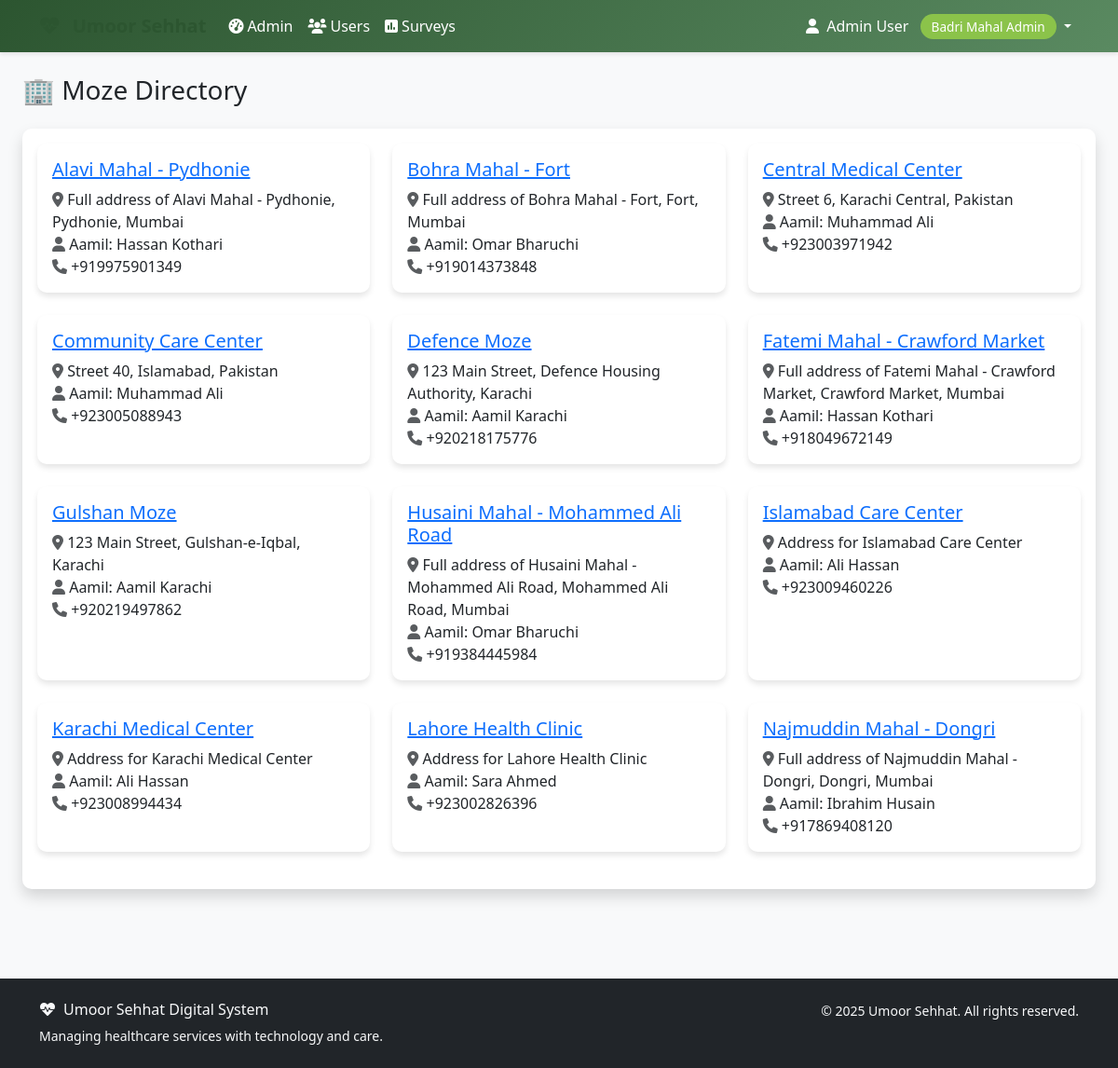
The app's page /moze/list/ (signed in), older data.
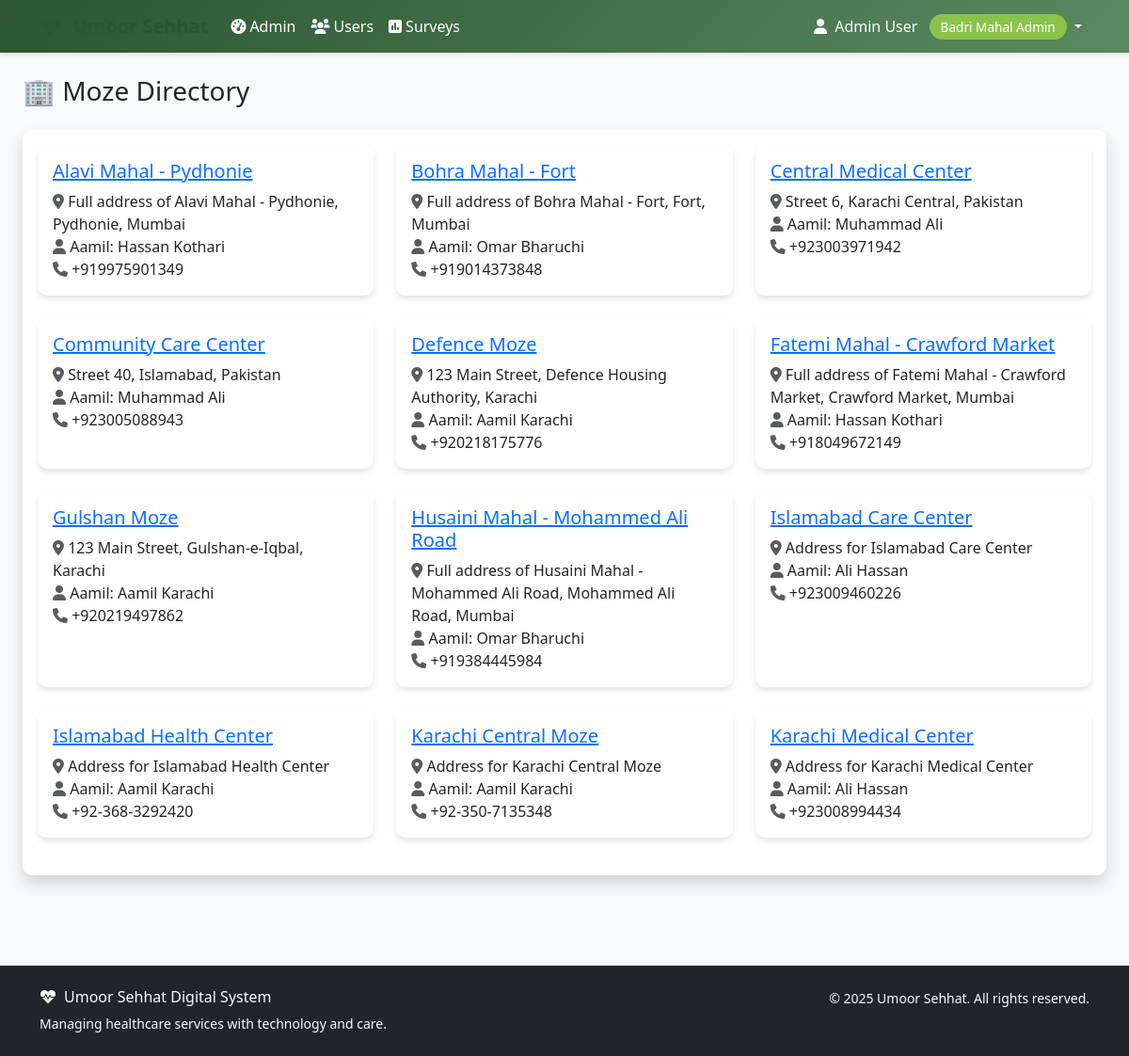
The same page, newer data.
### moze/models.py (models this page shows, shortened)
class Moze(models.Model):
    name = models.CharField(max_length=100, unique=True)
    location = models.CharField(max_length=200)
    address = models.TextField(blank=True, null=True)
    aamil = models.ForeignKey(
        settings.AUTH_USER_MODEL,
        on_delete=models.CASCADE,
        related_name='managed_mozes',
        limit_choices_to={'role': 'aamil'}
    )
    team_members = models.ManyToManyField(
        settings.AUTH_USER_MODEL,
        related_name='moze_teams',
        blank=True,
        help_text='Team members assigned to this Moze'
    )
    moze_coordinator = models.ForeignKey(
        settings.AUTH_USER_MODEL,
        on_delete=models.SET_NULL,
        null=True,
        blank=True,
        related_name='coordinated_mozes',
        limit_choices_to={'role': 'moze_coordinator'}
    )
    established_date = models.DateField(blank=True, null=True)
    is_active = models.BooleanField(default=True)
    capacity = models.PositiveIntegerField(default=100, help_text='Maximum patient capacity')
    contact_phone = models.CharField(max_length=15, blank=True, null=True)
    contact_email = models.EmailField(blank=True, null=True)
    created_at = models.DateTimeField(auto_now_add=True)
    updated_at = models.DateTimeField(auto_now=True)
    class Meta:
        verbose_name = 'Moze'
        verbose_name_plural = 'Mozes'
        ordering = ['name']

### accounts/models.py (models this page shows, shortened)
class User(AbstractUser):
    ROLE_CHOICES = [
        ('aamil', 'Aamil'),
        ('moze_coordinator', 'Moze Coordinator'),
        ('doctor', 'Doctor'),
        ('student', 'Student'),
        ('badri_mahal_admin', 'Badri Mahal Admin'),
    ]
    role = models.CharField(max_length=20, choices=ROLE_CHOICES, default='student')
    its_id = models.CharField(
        max_length=8,
        unique=True,
        null=True,
        blank=True,
        validators=[RegexValidator(
            regex=r'^\d{8}$',
            message='ITS ID must be exactly 8 digits',
            code='invalid_its_id'
        )],
        help_text='8-digit ITS ID'
    )
    phone_number = models.CharField(max_length=15, blank=True, null=True)
    profile_photo = models.ImageField(upload_to='profile_photos/', blank=True, null=True)
    arabic_name = models.CharField(max_length=100, blank=True, null=True)
    age = models.PositiveIntegerField(blank=True, null=True)
    verified_certificate = models.FileField(upload_to='certificates/', blank=True, null=True)
    specialty = models.CharField(max_length=100, blank=True, null=True)
    college = models.CharField(max_length=100, blank=True, null=True)  # For students
    specialization = models.CharField(max_length=100, blank=True, null=True)  # For students
    created_at = models.DateTimeField(auto_now_add=True)
    updated_at = models.DateTimeField(auto_now=True)
    def get_full_name(self):
        if self.arabic_name:
            return self.arabic_name
        return super().get_full_name() or self.username
    @property
    def is_aamil(self):
        return self.role == 'aamil'
    @property
    def is_moze_coordinator(self):
        return self.role == 'moze_coordinator'
    @property
    def is_doctor(self):
        return self.role == 'doctor'
    @property
    def is_student(self):
        return self.role == 'student'
    @property
    def is_admin(self):
        return self.role == 'badri_mahal_admin' or self.is_superuser
    class Meta:
        verbose_name = 'User'
        verbose_name_plural = 'Users'
        ordering = ['first_name', 'last_name']

### moze/views.py (the view, shortened to what this page needs)
class MozeListView(LoginRequiredMixin, MozeAccessMixin, ListView):
    model = Moze
    template_name = 'moze/moze_list.html'
    context_object_name = 'mozes'
    paginate_by = 12
    def get_queryset(self):
        user = self.request.user
        if user.is_admin:
            queryset = Moze.objects.all()
        elif user.is_aamil:
            queryset = user.managed_mozes.all()
        elif user.is_moze_coordinator:
            queryset = user.coordinated_mozes.all()
        else:
            queryset = Moze.objects.none()
        search = self.request.GET.get('search')
        status = self.request.GET.get('status')
        if status == 'active':
            queryset = queryset.filter(is_active=True)
        elif status == 'inactive':
            queryset = queryset.filter(is_active=False)
        location = self.request.GET.get('location')
        if location:
            queryset = queryset.filter(location__icontains=location)
        return queryset.select_related('aamil', 'moze_coordinator').prefetch_related('team_members')
    def get_context_data(self, **kwargs):
        context = super().get_context_data(**kwargs)
        context['search_query'] = self.request.GET.get('search', '')
        context['status_filter'] = self.request.GET.get('status', '')
        context['location_filter'] = self.request.GET.get('location', '')
        context['locations'] = Moze.objects.values_list('location', flat=True).distinct()
        return context

### moze/views.py (called while the page is built)
    def test_func(self):
        return (self.request.user.is_admin or
                self.request.user.is_aamil or
                self.request.user.is_moze_coordinator)

### templates/moze/moze_list.html (shortened to what this page needs)
{% extends 'base.html' %}
{% block content %}
<div class="container-fluid">
    <div class="row mb-4">
        <div class="col-12">
            <h1 class="h3 mb-0 text-gray-800">🏢 Moze Directory</h1>
        </div>
    </div>
    <div class="card shadow mb-4">
        <div class="card-body">
            {% if mozes %}
                <div class="row">
                    {% for moze in mozes %}
                    <div class="col-md-6 col-lg-4 mb-4">
                        <div class="card h-100">
                            <div class="card-body">
                                <h5 class="card-title">
                                    <a href="{% url 'moze:moze_detail' moze.pk %}">{{ moze.name }}</a>
                                </h5>
                                <p class="card-text">
                                    <i class="fas fa-map-marker-alt text-muted"></i> {{ moze.address }}<br>
                                    <i class="fas fa-user text-muted"></i> Aamil: {{ moze.aamil.get_full_name }}<br>
                                    <i class="fas fa-phone text-muted"></i> {{ moze.contact_phone }}
                                </p>
                            </div>
                        </div>
                    </div>
                    {% endfor %}
                </div>
            {% else %}
                <p class="text-muted">No mozes registered yet.</p>
            {% endif %}
        </div>
    </div>
</div>
{% endblock %}

Row changes from the older to the newer data that the page shows:
no longer on this page (row unchanged): Moze: name "Lahore Health Clinic", address "Address for Lahore Health Clinic", aamil.get_full_name "Sara Ahmed", contact_phone "+923002826396"
no longer on this page (row unchanged): Moze: name "Najmuddin Mahal - Dongri", address "Full address of Najmuddin Mahal - Dongri, Dongri, Mumbai", aamil.get_full_name "Ibrahim Husain", contact_phone "+917869408120"
added Moze: name "Islamabad Health Center", address "Address for Islamabad Health Center", aamil.get_full_name "Aamil Karachi", contact_phone "+92-368-3292420"
added Moze: name "Karachi Central Moze", address "Address for Karachi Central Moze", aamil.get_full_name "Aamil Karachi", contact_phone "+92-350-7135348"
